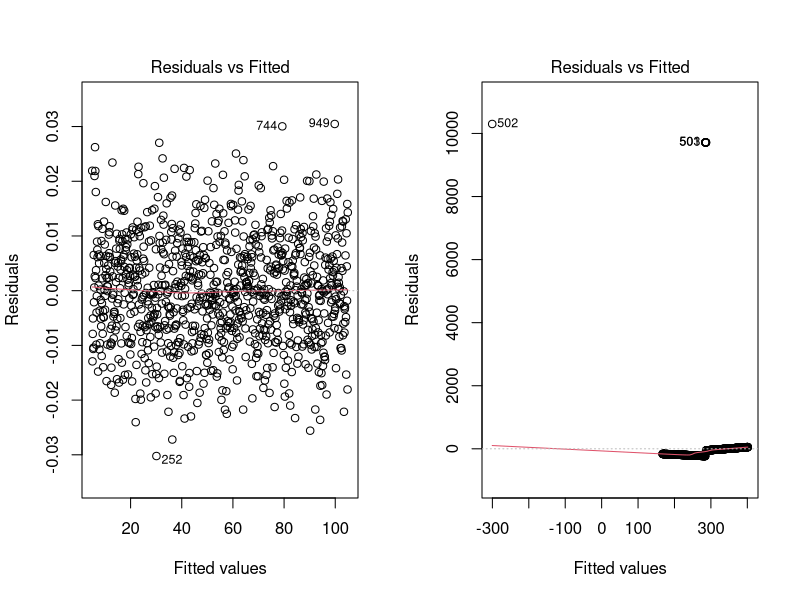
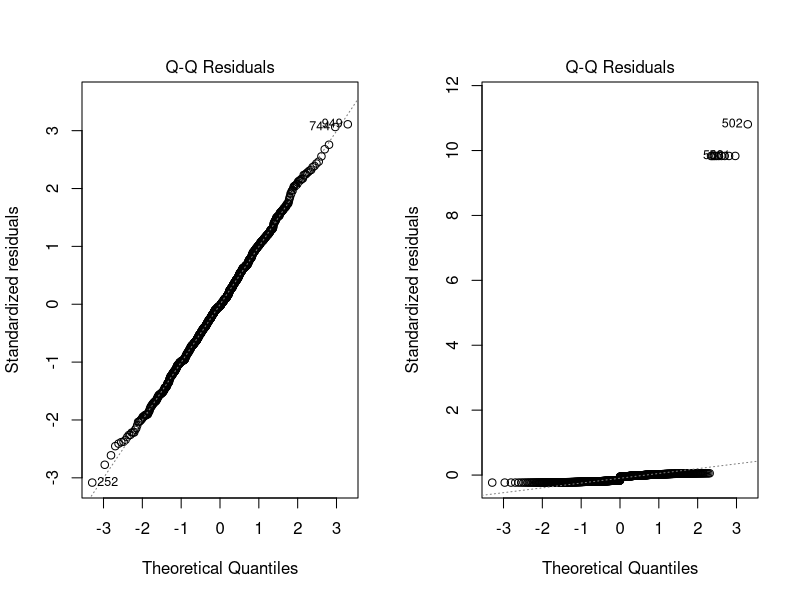
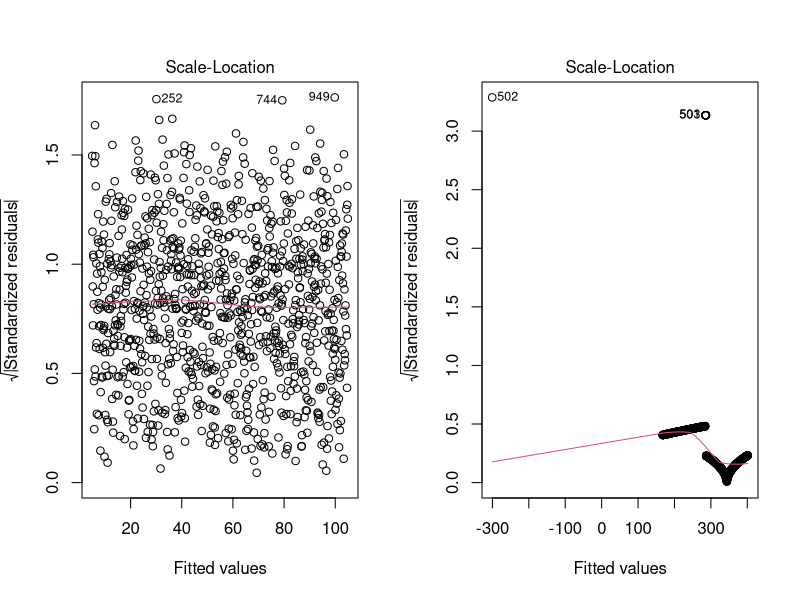
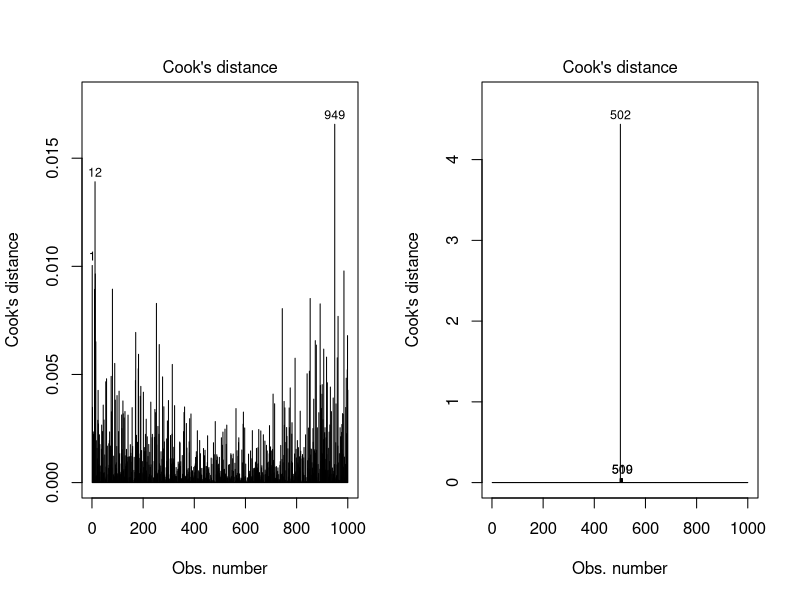
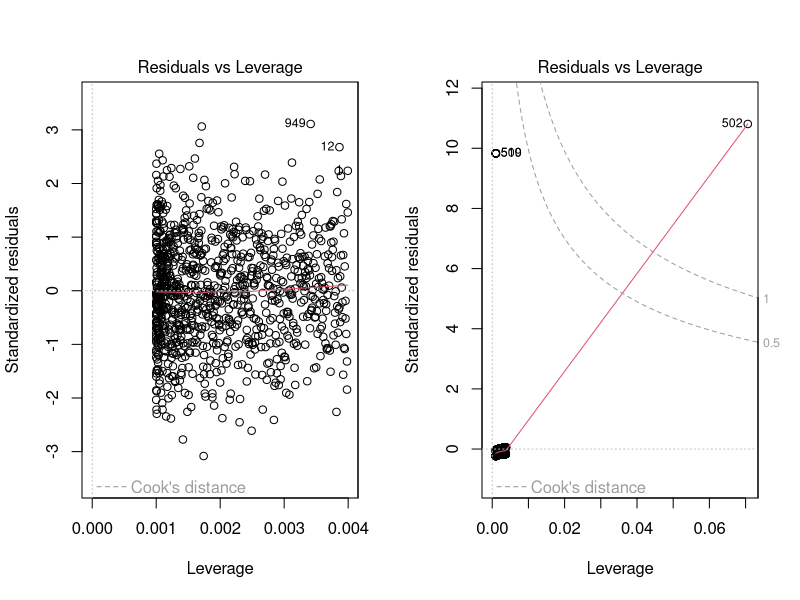
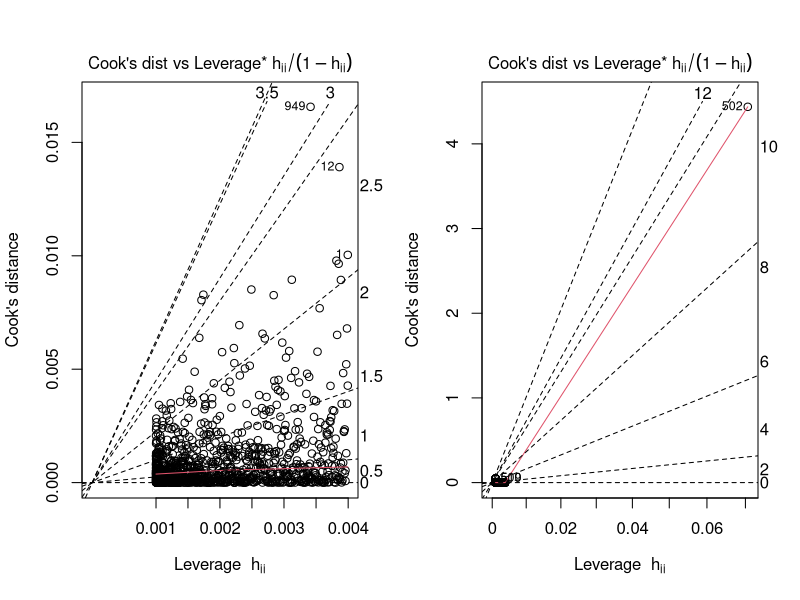
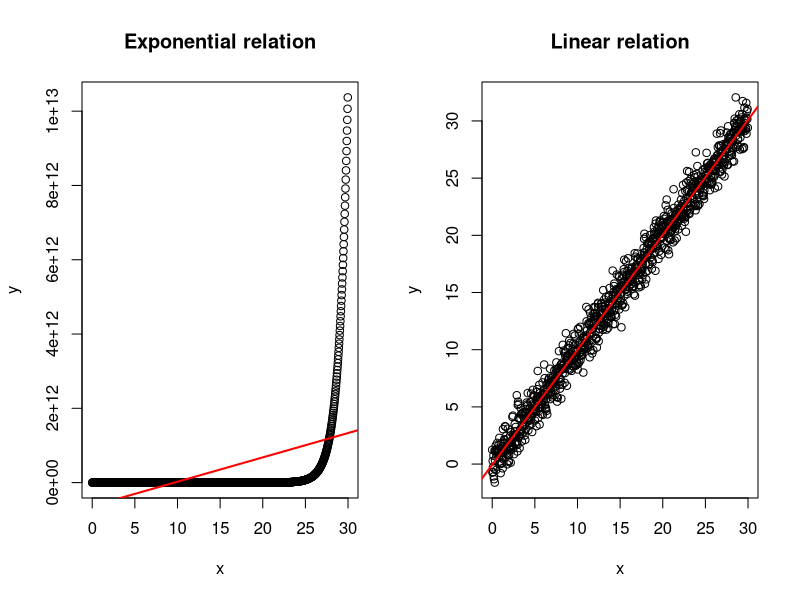

Here is the R script that generated these plots, in order:
## ---- chunk 1
set.seed(7)
x <- seq(from=0, by=0.05, length=1000)
y <- 5+2*x + rnorm(1000,0, 0.01)
dataset1 <- data.frame(y=y, x=x)
model1 <- lm(y~x, data = dataset1)

shapiro.test(rstandard(model1))
shapiro.test(rstudent(model1))

library(lmtest)
bptest(model1)
gqtest(model1)
hmctest(model1)
dwtest(model1)
bgtest(model1)
raintest(model1)
resettest(model1)
## ---- chunk 2
set.seed(7)
x[502] <- -100
y[501:1000] <- 5+9*x[501:1000]+rnorm(500,0,0.4)
y[501:510] <- 10000

dataset2 <- data.frame(y=y, x=x)
model2 <- lm(y~x, data = dataset2)
## ---- chunk 3
shapiro.test(rstandard(model2))
shapiro.test(rstudent(model2))
bptest(model2)
gqtest(model2)
hmctest(model2)
dwtest(model2)
bgtest(model2)
raintest(model2)
resettest(model2)
## ---- chunk 4
for (j in 1:6){
  par(mfrow=c(1,2))
  plot(model1, which=j)
  plot(model2, which=j)
}
## ---- chunk 5
max(cooks.distance(model1))
max(cooks.distance(model2))
## ---- chunk 6
set.seed(7)
y <- c(rnorm(250, 0, 0.1),
       rnorm(250, 0.1, 0.1),
       rnorm(250, 0.2, 0.2),
       rnorm(250, 0.4, 0.1))
x <- rep(1:4, each=250)
dataset3_bad <- data.frame(y=y, x=as.factor(x))

y[501:750] <- rnorm(250, 0.2, 0.1)
dataset3_good <- data.frame(y=y, x=as.factor(x))

bptest(lm(y~x, dataset3_bad))
bptest(lm(y~x, dataset3_good))
## ---- chunk 7
set.seed(7)
x <- seq(from=0, by=1, length=1000)
y <- 5+2*x + runif(1000, -0.19, 0.19)
dataset4_bad <- data.frame(y=y, x=x)

model <- lm(y~x, data = dataset4_bad)
shapiro.test(rstandard(model))

y <- 5+2*x + rnorm(1000,0, 0.11)
dataset4_good <- data.frame(y=y, x=x)

model <- lm(y~x, data = dataset4_good)
shapiro.test(rstandard(model))
## ---- chunk 8
set.seed(7)
x <- seq(from=0, by=0.03, length=1000)
y <- exp(x) + rnorm(1000, 0, 1)
dataset5_bad <- data.frame(y=y, x=x)
resettest(lm(y~x, data = dataset5_bad))
par(mfrow=c(1,2))
plot(x,y, main = "Exponential relation")
abline(lm(y~x), col="red", lwd=2)

y <- x+rnorm(1000,0,1)
dataset5_good <- data.frame(y=y, x=x)
resettest(lm(y~x, data = dataset5_good))
plot(x,y, main = "Linear relation")
abline(lm(y~x), col="red", lwd=2)
